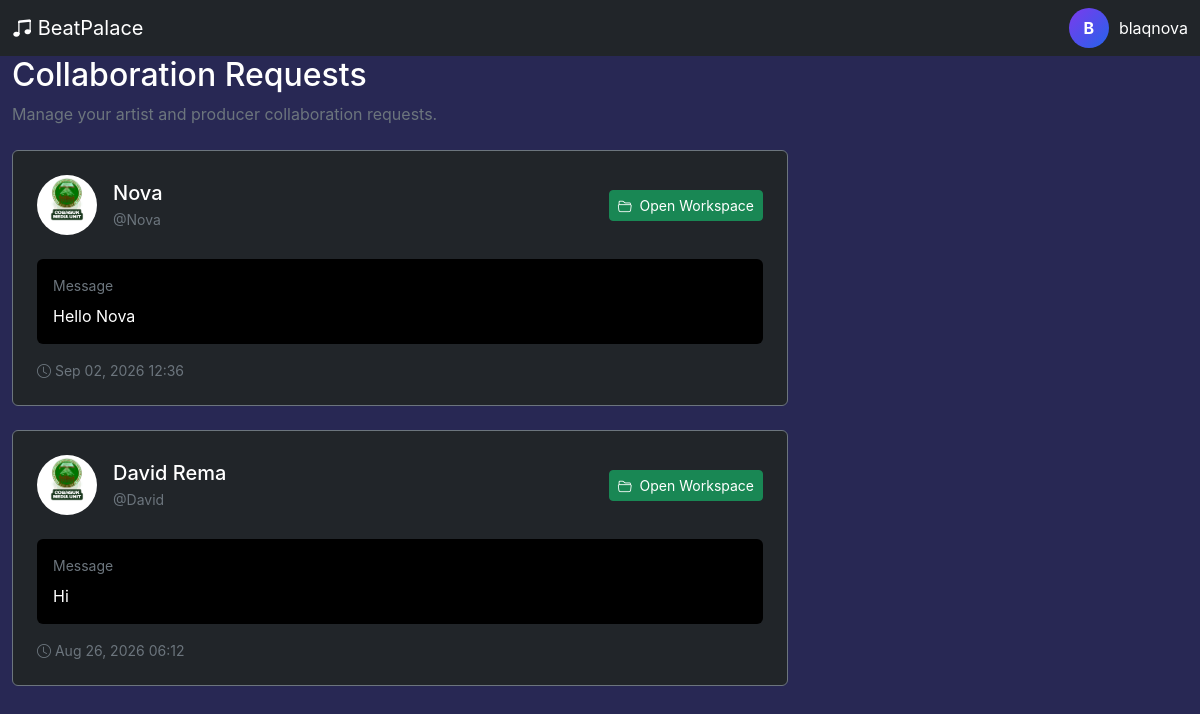
/collaborations/requests/ (signed in), run on the app's committed database.
### accounts/models.py (models this page shows, shortened)
class User(AbstractUser):
    ROLE_CHOICES = (
        ("producer", "Producer"),
        ("artist", "Artist"),
    )
    email = models.EmailField(unique=True)
    role = models.CharField(
        max_length=20,
        choices=ROLE_CHOICES
    )
    avatar = models.ImageField(
        upload_to="avatars/",
        blank=True,
        null=True
    )
    verified = models.BooleanField(default=False)
    created_at = models.DateTimeField(auto_now_add=True)

### collaborations/models.py (models this page shows, shortened)
class Collaboration(models.Model):
    STATUS_CHOICES = (
        ("pending", "Pending"),
        ("accepted", "Accepted"),
        ("rejected", "Rejected"),
        ("cancelled", "Cancelled"),
        ("completed", "Completed"),
    )
    artist = models.ForeignKey(
        settings.AUTH_USER_MODEL,
        on_delete=models.CASCADE,
        related_name="artist_collaborations",
        limit_choices_to={"role": "artist"},
    )
    producer = models.ForeignKey(
        settings.AUTH_USER_MODEL,
        on_delete=models.CASCADE,
        related_name="producer_collaborations",
        limit_choices_to={"role": "producer"},
    )
    project_title = models.CharField(
        max_length=200,
        blank=True,
    )
    message = models.TextField(
        blank=True,
    )
    status = models.CharField(
        max_length=20,
        choices=STATUS_CHOICES,
        default="pending",
    )
    created_at = models.DateTimeField(
        auto_now_add=True,
    )
    updated_at = models.DateTimeField(
        auto_now=True,
    )
    class Meta:
        ordering = ["-created_at"]
        permissions = [
            (
                "send_collaboration",
                "Can send collaboration requests",
            ),
            (
                "manage_collaboration",
                "Can manage collaborations",
            ),
        ]

### artists/models.py (models this page shows, shortened)
class ArtistProfile(models.Model):
    user = models.OneToOneField(
        settings.AUTH_USER_MODEL,
        on_delete=models.CASCADE,
        related_name="artist_profile"
    )
    artist_name = models.CharField(
        max_length=100,
        blank=True
    )
    bio = models.TextField(
        blank=True
    )
    avatar = models.ImageField(
        upload_to="artists/avatars/",
        blank=True,
        null=True
    )
    cover_image = models.ImageField(
        upload_to="artists/covers/",
        blank=True,
        null=True
    )
    genre = models.CharField(
        max_length=100,
        blank=True
    )
    location = models.CharField(
        max_length=100,
        blank=True
    )
    phone = models.CharField(
        max_length=30,
        blank=True
    )
    email = models.EmailField(
        blank=True
    )
    website = models.URLField(
        blank=True
    )
    instagram = models.URLField(
        blank=True
    )
    twitter = models.URLField(
        blank=True
    )
    start_year = models.PositiveIntegerField(
        blank=True,
        null=True
    )
    end_year = models.PositiveIntegerField(
        blank=True,
        null=True
    )
    skill_description = models.TextField(
        blank=True
    )
    education = models.TextField(
        blank=True
    )
    date_of_birth = models.DateField(
        blank=True,
        null=True
    )
    marital_status = models.CharField(
        max_length=50,
        blank=True
    )
    followers_count = models.PositiveIntegerField(
        default=0
    )
    monthly_listeners = models.PositiveIntegerField(
        default=0
    )
    is_published = models.BooleanField(
        default=True
    )
    created_at = models.DateTimeField(
        auto_now_add=True
    )
    updated_at = models.DateTimeField(
        auto_now=True
    )

### producers/models.py (models this page shows, shortened)
class ProducerProfile(models.Model):
    user = models.OneToOneField(
        settings.AUTH_USER_MODEL,
        on_delete=models.CASCADE,
        related_name="producer_profile",
    )
    full_name = models.CharField(max_length=150, blank=True, default="")
    professional_title = models.CharField(
        max_length=150, default="Music Producer / Director"
    )
    profile_image = models.ImageField(
        upload_to="producers/profile/", blank=True, null=True
    )
    cover_image = models.ImageField(
        upload_to="producer/covers/",
        blank=True,
        null=True
    )
    bio = models.TextField(blank=True, null=True)
    start_year = models.PositiveIntegerField(blank=True, null=True)
    end_year = models.PositiveIntegerField(blank=True, null=True)
    phone = models.CharField(max_length=30, blank=True)
    email = models.EmailField(blank=True)
    instagram = models.CharField(max_length=100, blank=True)
    website = models.URLField(blank=True)
    skill_description = models.TextField(
        blank=True,
        help_text="Example: Music Composition, Audio Production & Sound Design",
    )
    software = models.TextField(
        blank=True, help_text="Example: Ableton Live, Cubase, Adobe Premiere, Logic Pro"
    )
    education = models.TextField(blank=True)
    date_of_birth = models.DateField(blank=True, null=True)
    marital_status = models.CharField(max_length=50, blank=True)
    is_published = models.BooleanField(default=True)
    created_at = models.DateTimeField(auto_now_add=True)
    updated_at = models.DateTimeField(auto_now=True)

### collaborations/views.py (the view)
@login_required
def collaboration_requests(request):
    if request.user.role == "producer":
        requests = Collaboration.objects.filter(
            producer=request.user
        ).select_related(
            "artist",
            "producer",
        )
    elif request.user.role == "artist":
        requests = Collaboration.objects.filter(
            artist=request.user
        ).select_related(
            "artist",
            "producer",
        )
    else:
        requests = Collaboration.objects.none()
    return render(
        request,
        "collaborations/requests.html",
        {
            "requests": requests,
        }
    )

### templates/collaborations/requests.html (shortened to what this page needs)
{% extends "base.html" %}
{% block content %}
<div class="container-fluid py-4">
    <div class="mb-4">
        <span class="text-primary small fw-bold">
        </span>
        <h2 class="mt-2">
            Collaboration Requests
        </h2>
        <p class="text-secondary">
            Manage your artist and producer collaboration requests.
        </p>
    </div>
    <div class="row g-4">
        {% for collaboration in requests %}
        <div class="col-12 col-lg-8">
            <div class="card bg-dark text-white border-secondary">
                <div class="card-body p-4">
                    <div class="d-flex align-items-center gap-3">
                        <div>
                            {% if collaboration.artist.avatar %}
                                <img
                                    src="{{ collaboration.artist.avatar.url }}"
                                    width="60"
                                    height="60"
                                    class="rounded-circle object-fit-cover"
                                >
                            {% elif collaboration.artist.artist_profile.avatar %}
                                <img
                                    src="{{ collaboration.artist.artist_profile.avatar.url }}"
                                    width="60"
                                    height="60"
                                    class="rounded-circle object-fit-cover"
                                >
                            {% endif %}
                        </div>
                        <div class="flex-grow-1">
                            {% if request.user.role == "producer" %}
                                <h5 class="mb-1">
                                    {{ collaboration.artist.artist_profile.artist_name|default:collaboration.artist.username }}
                                </h5>
                                <div class="text-secondary small">
                                    @{{ collaboration.artist.username }}
                                </div>
                            {% else %}
                                <h5 class="mb-1">
                                    {{ collaboration.producer.producer_profile.full_name|default:collaboration.producer.username }}
                                </h5>
                                <div class="text-secondary small">
                                    @{{ collaboration.producer.username }}
                                </div>
                            {% endif %}
                        </div>
                        <div>
                            {% if collaboration.status == "pending" %}
                                <span class="badge bg-warning text-dark">
                                    Pending
                                </span>
                            {% elif collaboration.status == "accepted" %}
                                <a
                                    href="{% url 'collaborations:workspace' collaboration.id %}"
                                    class="btn btn-success btn-sm"
                                >
                                    <i class="bi bi-folder2-open me-1"></i>
                                    Open Workspace
                                </a>
                            {% elif collaboration.status == "rejected" %}
                                <span class="badge bg-danger">
                                    Rejected
                                </span>
                            {% elif collaboration.status == "cancelled" %}
                                <span class="badge bg-secondary">
                                    Cancelled
                                </span>
                            {% endif %}
                        </div>
                    </div>
                    {% if collaboration.message %}
                    <div class="mt-4 p-3 rounded bg-black">
                        <div class="small text-secondary mb-2">
                            Message
                        </div>
                        <p class="mb-0">
                            {{ collaboration.message }}
                        </p>
                    </div>
                    {% endif %}
                    <div class="text-secondary small mt-3">
                        <i class="bi bi-clock"></i>
                        {{ collaboration.created_at|date:"M d, Y H:i" }}
                    </div>
                </div>
            </div>
        </div>
        {% endfor %}
    </div>
</div>
{% endblock %}

### templates/base.html (shortened to what this page needs)
{% load static %}
<!DOCTYPE html>
<html lang="en">
<head>
    <link
    href="https://cdn.jsdelivr.net/npm/bootstrap@5.3.3/dist/css/bootstrap.min.css"
    rel="stylesheet"
    >
    <link
    href="https://cdn.jsdelivr.net/npm/bootstrap-icons@1.11.3/font/bootstrap-icons.css"
    rel="stylesheet"
    >
    <link
     rel="stylesheet"
     href="{% static 'css/style.css' %}"
    >
</head>
<nav class="navbar fixed-top bg-dark" data-bs-theme="dark">
    <div class="container-fluid d-flex justify-content-between align-items-center">
        {% if user.role == "artist" %}
            <a
                class="navbar-brand"
                href="{% url 'artist_dashboard' %}"
            >
                <i class="bi bi-music-note-beamed"></i>
                BeatPalace
            </a>
        {% endif %}
        <div class="d-flex gap-2">
            <div class="user-profile">
                <div class="avatar">
                    {{ user.username|first|upper }}
                </div>
                <span>
                    {{ user.username }}
                </span>
            </div>
        </div>
    </div>
</nav>
{% block content %}
{% endblock %}
</body>
</html>

### static/css/style.css (style rules this page uses)
:root { --bg: #282854; --sidebar: #11111a; --card: #151520; --border: #747484; --text: #ffffff; --muted: #fff; --primary: #7c3aed; --secondary: #2563eb; }
* { box-sizing: border-box; }
.user-profile { display: flex; align-items: center; gap: 10px; }
.avatar { width: 40px; height: 40px; display: flex; justify-content: center; align-items: center; border-radius: 50%; background: linear-gradient( 135deg, var(--primary), var(--secondary) ); font-weight: bold; }

### data on the page
User: username|first "B", username "blaqnova"
Collaboration: artist.artist_profile.avatar (picture), producer.producer_profile.full_name "Nova", producer.username "Nova", status "accepted" (drawn), message "Hello Nova", created_at "Sep 02, 2026 12:36"
Collaboration: artist.artist_profile.avatar (picture), producer.producer_profile.full_name "David Rema", producer.username "David", status "accepted" (drawn), message "Hi", created_at "Aug 26, 2026 06:12"
